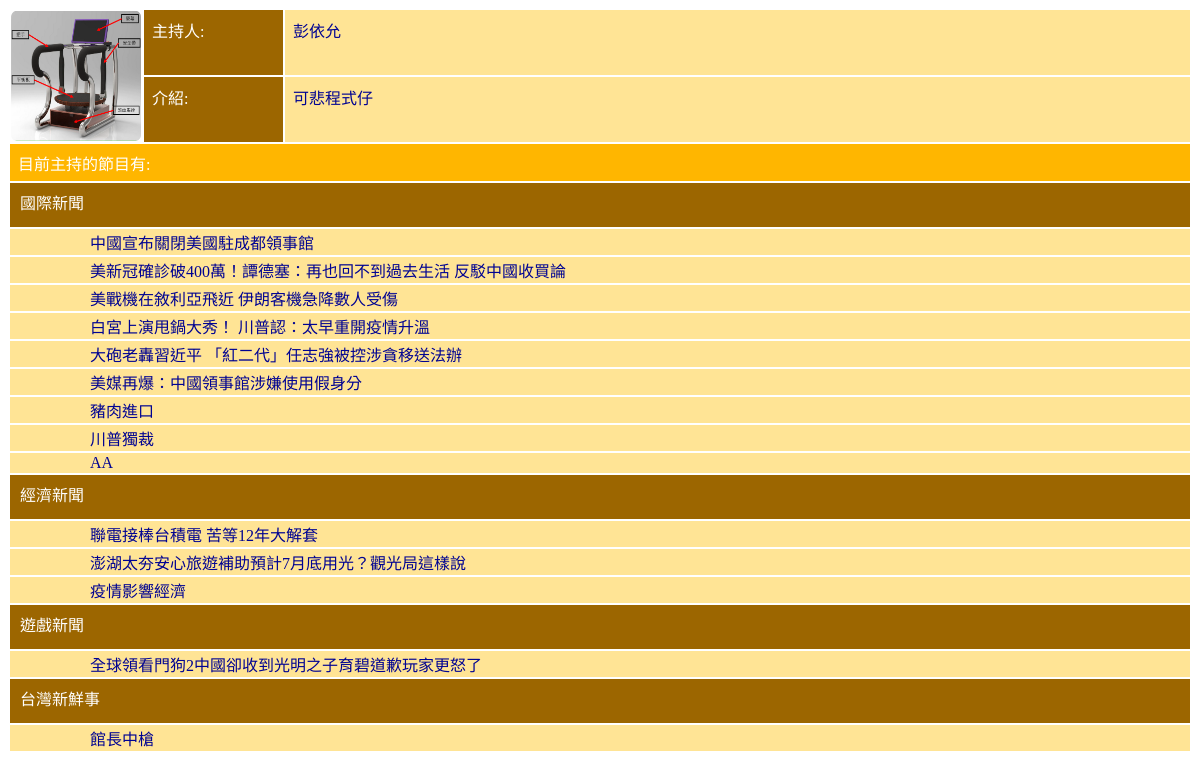
The app's page /progAuthor.php?b=彭依允&c=1 with its own data.
### tables this page shows
CREATE TABLE `rad_author` (
  `ra_sn` int(11) NOT NULL,
  `ra_name` varchar(20) NOT NULL COMMENT '主持人姓名',
  `ra_intro` mediumtext NOT NULL COMMENT '主持人簡介',
  `ra_id` varchar(20) DEFAULT NULL,
  `ra_pass` varchar(36) DEFAULT NULL,
  `ra_status` int(1) DEFAULT '0',
  `ra_image` varchar(20) NOT NULL COMMENT '照片檔案名稱',
  `ra_sex` varchar(1) NOT NULL COMMENT '性別',
  `ra_email` varchar(255) DEFAULT NULL,
  `ra_old` int(11) NOT NULL DEFAULT '0'
);

CREATE TABLE `rad_prog` (
  `rp_sn` int(6) NOT NULL COMMENT 'RP序號',
  `rp_name` varchar(20) NOT NULL COMMENT '節目名稱',
  `rp_user_id` varchar(20) DEFAULT NULL COMMENT '使用者ID',
  `rp_public` int(1) NOT NULL DEFAULT '0' COMMENT '是否公開',
  `rp_old` int(1) NOT NULL DEFAULT '0' COMMENT '以下檔'
);

CREATE TABLE `rad_form` (
  `rad_sn` int(6) NOT NULL COMMENT 'id',
  `rad_main_title` varchar(255) NOT NULL COMMENT '節目名稱',
  `rad_title` varchar(255) NOT NULL COMMENT '單元(節目)名稱',
  `rad_sammary` mediumtext NOT NULL COMMENT '簡介',
  `rad_filename` varchar(225) NOT NULL COMMENT '檔案名稱',
  `rad_author` varchar(12) NOT NULL COMMENT '主持人',
  `rad_date_broadcast` date NOT NULL COMMENT '播放日期',
  `rad_time_broadcast` time NOT NULL COMMENT '播放時間',
  `rad_end_broadcast` time NOT NULL COMMENT '結束時間',
  `rad_type` varchar(20) NOT NULL COMMENT '種類',
  `rad_guest` varchar(20) DEFAULT NULL COMMENT '來賓',
  `rad_broad_no` int(6) DEFAULT NULL COMMENT '點擊次數',
  `rad_like` int(6) DEFAULT NULL COMMENT 'like次數',
  `rad_unlike` int(6) DEFAULT NULL COMMENT 'unlike數',
  `rad_del` int(1) DEFAULT '0'
);

### progAuthor.php (the view, shortened to what this page needs)
<!DOCTYPE html PUBLIC "-//W3C//DTD XHTML 1.0 Transitional//EN" "http://www.w3.org/TR/xhtml1/DTD/xhtml1-transitional.dtd">
<html xmlns="http://www.w3.org/1999/xhtml">
<head>
</head>
<body>
<?php
$front_data=$_GET['c'];
require "config.php";
mysqli_query($link, "SET CHARACTER SET UTF8");
$sql="SELECT * FROM rad_author WHERE ra_sn='$front_data'";
$result=mysqli_query($link,$sql);
$number_result=mysqli_num_rows($result);
for($i=0; $i<$number_result; $i++){
$arr[$i]=mysqli_fetch_array($result);
}
$p=$arr[0]['ra_sn'];
$sql2="SELECT * FROM rad_prog WHERE rp_user_id='$p' AND rp_old='0'";
$result2=mysqli_query($link,$sql2);
$number_result2=mysqli_num_rows($result2);
for($ii=0; $ii<$number_result2; $ii++){
$arr2[$ii]=mysqli_fetch_array($result2);
}
?>
<table style="width: 100%">
	<tr>
		<td colspan="1" rowspan="2" style="width: 130px; ">
			<img src="images/<?php echo $arr[0]['ra_image']?>" height="130" width="130" alt=""/>
		</td>
		<td style="height: 36px; width: 130px" class="style4">主持人:</td>
		<td style="height: 36px" class="style2"><?php echo $arr[0]['ra_name']?></td>
	</tr>
	<tr>
		<td style="height: 36px; width: 130px" class="style4">介紹:</td>
		<td style="height: 36px" class="style2"><?php echo $arr[0]['ra_intro']?></td>
	</tr>
	<tr>
		<td style="height: 35px; padding-left: 8px;" colspan="4" class="style3">目前主持的節目有:</td>
	</tr>
	    <?php
		for($ii=0; $ii<$number_result2; $ii++){
					$prog_id=$arr2[$ii]['rp_sn'];
					$sql3="SELECT * FROM rad_form WHERE rad_main_title='$prog_id'";
					$result3=mysqli_query($link,$sql3);
					$number_result3=mysqli_num_rows($result3);
						for($iii=0; $iii<$number_result3; $iii++){
						$arr3[$iii]=mysqli_fetch_array($result3);
						}
		?>
	<tr>
		<td style="height: 35px; width: 130px; padding-left: 10px; font-family: Microsoft JhengHei; " colspan="4" class="style5"><?php echo $arr2[$ii]['rp_name'] ?></td>
	</tr>
	<?php
    for($iii=0; $iii<$number_result3; $iii++){
	?>
	<tr>
		<td style="height: 40px font-family: Microsoft JhengHei; vertical-align:middle; padding-left: 80px;" colspan="3" class="style2"><?php echo "<a href='list_all.php?a=".$arr3[$iii]['rad_sn']."'>".$arr3[$iii]['rad_title']."</a>";?></td>
	</tr>
	<?php
	}
	?>
    <?php
	}
	?>
</table>
</body>
</html>

### progAuthor.php (style rules this page uses)
.style2 { background-color: #FFE495; color: #000392; vertical-align:text-top; padding-left: 8px; font-family: Microsoft JhengHei; }
.style3 { color: #FFFFFF; background-color: #FFB600; font-family: Microsoft JhengHei; }
.style4 { vertical-align:text-top; padding-top: 8px; padding-left: 8px; color: #FFFFFF; background-color: #9C6600; font-family: Microsoft JhengHei; }
.style5 { vertical-align:text-top; padding-top: 8px; padding-left: 8px; color: #FFFFFF; background-color: #9C6600; font-family: Microsoft JhengHei; line-height: 26px; }
a:link { text-decoration: none; color: #000392; }

### records on screen
rad_author: ra_image (picture), ra_name "彭依允", ra_intro "可悲程式仔"
rad_prog: rp_name "國際新聞"
rad_form: rad_title "中國宣布關閉美國駐成都領事館"
rad_form: rad_title "美新冠確診破400萬！譚德塞：再也回不到過去生活 反駁中國收買論"
rad_form: rad_title "美戰機在敘利亞飛近 伊朗客機急降數人受傷"
rad_form: rad_title "白宮上演甩鍋大秀！ 川普認：太早重開疫情升溫"
rad_form: rad_title "大砲老轟習近平 「紅二代」任志強被控涉貪移送法辦"
rad_form: rad_title "美媒再爆：中國領事館涉嫌使用假身分"
rad_form: rad_title "豬肉進口"
rad_form: rad_title "川普獨裁"
rad_form: rad_title "AA"
rad_prog: rp_name "經濟新聞"
rad_form: rad_title "聯電接棒台積電 苦等12年大解套"
rad_form: rad_title "澎湖太夯安心旅遊補助預計7月底用光？觀光局這樣說"
rad_form: rad_title "疫情影響經濟"
rad_prog: rp_name "遊戲新聞"
rad_form: rad_title "全球領看門狗2中國卻收到光明之子育碧道歉玩家更怒了"
rad_prog: rp_name "台灣新鮮事"
rad_form: rad_title "館長中槍"
